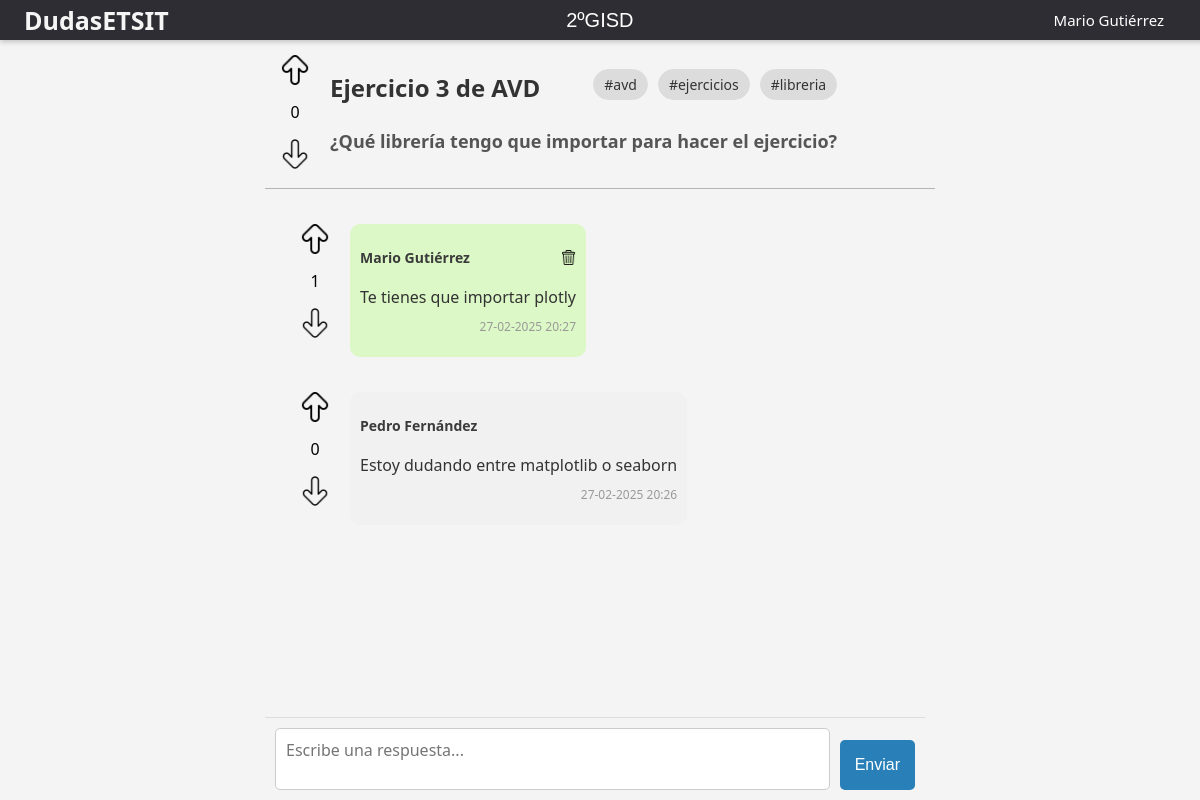
The app's page /2ºGISD/issue/2 (signed in) with its own data.
### app.py (models this page shows, shortened)
class User(UserMixin, db.Model):
    __tablename__ = 'user'
    id = db.Column(db.Integer, primary_key=True)
    username = db.Column(db.String(150), unique=True, nullable=False)
    password = db.Column(db.LargeBinary, nullable=False)
    email = db.Column(db.String(150), unique=True, nullable=False)
    messages = db.relationship('Message', backref=db.backref('user', lazy=True))
    group_id = db.Column(db.Integer, db.ForeignKey('group.id'), nullable=False)
    issues = db.relationship('Issue', backref=db.backref('user', lazy=True))

class Issue(db.Model):
    __tablename__ = 'issue'
    id = db.Column(db.Integer, primary_key=True)
    title = db.Column(db.String(150), nullable=False)
    description = db.Column(db.String(500))
    created_at = db.Column(db.DateTime, default=datetime.now())
    modified_at = db.Column(db.DateTime, default=datetime.now())
    resolved = db.Column(db.Boolean, default=False)
    user_id = db.Column(db.Integer, db.ForeignKey('user.id'), nullable=False)
    group_id = db.Column(db.Integer, db.ForeignKey('group.id'), nullable=False)
    votes = db.Column(db.Integer, default=0)
    voters = db.relationship('User', secondary='issue_votes', backref=db.backref('voted_issues', lazy=True))

class Tag(db.Model):
    __tablename__ = 'tag'
    id = db.Column(db.Integer, primary_key=True)
    name = db.Column(db.String(100), unique=True, nullable=False)
    issues = db.relationship('Issue', secondary='issue_tags', backref=db.backref('tags', lazy=True))

class Message(db.Model):
    __tablename__ = 'message'
    id = db.Column(db.Integer, primary_key=True)
    content = db.Column(db.String(500), nullable=False)
    votes = db.Column(db.Integer, default=0)
    created_at = db.Column(db.DateTime, default=datetime.now())
    user_id = db.Column(db.Integer, db.ForeignKey('user.id'), nullable=False)
    issue_id = db.Column(db.Integer, db.ForeignKey('issue.id', ondelete='CASCADE'), nullable=False)
    voters = db.relationship('User', secondary='message_votes', backref=db.backref('voted_messages', lazy=True))
    issue = db.relationship('Issue', backref=db.backref('message', lazy=True, cascade="all, delete-orphan"))

### app.py (the view, shortened to what this page needs)
@app.route('/<group>/issue/<id>', methods=['GET', 'POST'])
@login_required
def issue(group, id):
    issue = Issue.query.filter_by(id=id).first()
    user_issue_vote = IssueVotes.query.filter_by(user_id=current_user.id, issue_id=issue.id).first()
    groups = Group.query.with_entities(Group.name).all()
    if user_issue_vote:
        user_issue_vote = user_issue_vote.vote_type
    messages = Message.query.filter_by(issue_id=id).order_by(Message.created_at.asc()).options(joinedload(Message.user)).all()
    message_votes = {}
    for message in messages:
        upvotes = len([vote for vote in message.message_votes if vote.vote_type == 1])
        downvotes = len([vote for vote in message.message_votes if vote.vote_type == -1])
        total_votes = upvotes - downvotes
        message_votes[message.id] = total_votes
    sorted_messages = sorted(messages, key=lambda m: message_votes[m.id], reverse=True)
    user_votes = {}
    for message in sorted_messages:
        user_vote = MessageVotes.query.filter_by(user_id=current_user.id, message_id=message.id).first()
        if user_vote:
            user_votes[message.id] = user_vote.vote_type
        else:
            user_votes[message.id] = 0
    return render_template('issue.html', groups=groups, group=group, issue=issue, messages=sorted_messages, message_votes=message_votes, user_votes=user_votes, user_issue_vote=user_issue_vote)

### app.py (called while the page is built)
@login_manager.user_loader
def load_user(user_id):
    return User.query.get(int(user_id))

### templates/issue.html (shortened to what this page needs)
<!DOCTYPE html>
<html>
<head>
</head>
<body>
    <div class="top-bar">
        <h3 onclick="window.location.href='{{ url_for('home_get', group=group) }}'" class="title">DudasETSIT</h3>
        <select onchange="window.location.href='/' + this.value + '/home'">
            <optgroup label="GISD">
            {% for group_option in groups %}
                {% if 'GISD' in group_option[0] %}
                    <option value="{{ group_option[0] }}" {% if group_option[0] == group %}selected{% endif %}>
                        {{ group_option[0] }}
                    </option>
                {% endif %}
            {% endfor %}
            </optgroup>
        </select>
        <div class="user-info">
            <span id="username">{{ current_user.username }}</span>
        </div>
    </div>
    <div class="content-container">
        <div class="issue_and_answers">
            <div class="rating-and-issue">
                <div id="rating">
                    <img
                        {% if user_issue_vote == 1 %}
                            src="{{ url_for('static', filename='arrow-up-voted.png') }}"
                        {% else  %}
                            src="{{ url_for('static', filename='arrow-up.png') }}"
                        {% endif %}
                        onclick="location.href='{{ url_for('voteup_issue', group=group, issueid=issue.id) }}'"
                    >
                    <p id="votes-{{ issue.id }}">{{ issue.votes }}</p>
                    <img
                        {% if user_issue_vote == -1 %}
                            src="{{ url_for('static', filename='arrow-down-voted.png') }}"
                        {% else %}
                            src="{{ url_for('static', filename='arrow-down.png') }}"
                        {% endif %}
                        onclick="location.href='{{ url_for('votedown_issue', group=group, issueid=issue.id) }}'"
                    >
                </div>
                <div class="issue-container">
                    <div class="issue-header">
                        <h1>{{ issue.title }}</h1>
                        <div class="tags-container">
                            {% for tag in issue.tags %}
                                <span class="tag">#{{ tag.name }}</span>
                            {% endfor %}
                        </div>
                    </div>
                    <h2 id="description">{{ issue.description|safe }}</h2>
                </div>
            </div>
            <div id="answers-container">
                <div id="messages">
                    {% for message in messages %}
                        <div class="message-container">
                            <div id="rating">
                                <img
                                    {% if user_votes[message.id] == 1 %}
                                        src="{{ url_for('static', filename='arrow-up-voted.png') }}"
                                    {% else %}
                                        src="{{ url_for('static', filename='arrow-up.png') }}"
                                    {% endif %}
                                    {% if issue.resolved == False %}
                                        onclick="location.href='{{ url_for('voteup', group=group, id=issue.id, messageid=message.id) }}'"
                                    {% endif %}
                                >
                                <p id="votes-{{ message.id }}">{{ message.votes }}</p>
                                <img
                                    {% if user_votes[message.id] == -1 %}
                                        src="{{ url_for('static', filename='arrow-down-voted.png') }}"
                                    {% else %}
                                        src="{{ url_for('static', filename='arrow-down.png') }}"
                                    {% endif %}
                                    {% if issue.resolved == False %}
                                        onclick="location.href='{{ url_for('votedown', group=group, id=issue.id, messageid=message.id) }}'"
                                    {% endif %}
                                >
                            </div>
                            <div id="message" class="{{ 'sent' if message.user.username == current_user.username else 'received' }}">
                                <div class="message-header">
                                    <p class="username">{{ message.user.username }}</p>
                                    {% if current_user.id == message.user_id %}
                                        <img src="{{ url_for('static', filename='bin.png') }}" onclick="deleteMessage('{{ message.id }}')"></img>
                                    {% endif %}
                                </div>
                                <p class="content">{{ message.content|safe }}</p>
                                <p class="date">{{ message.created_at.strftime('%d-%m-%Y %H:%M') }}</p>
                            </div>
                        </div>
                    {% endfor %}
                </div>
            </div>
        </div>
        <div class="input-container">
            {% if issue.resolved == False %}
                <textarea id="new-message" placeholder="Escribe una respuesta..." oninput="adjustHeight(this)"></textarea>
                <button onclick="sendMessage()">Enviar</button>
            {% elif issue.resolved == True %}
                <input type="text" id="new-message" placeholder="Esta duda ha sido resuelta" readonly>
            {% endif %}
        </div>
    </div>
</body>
</html>

### templates/issue.html (style rules this page uses)
body { font-family: 'Segoe UI', Tahoma, Geneva, Verdana, sans-serif; background-color: #f4f4f4; margin: 0; padding: 0; display: flex; flex-direction: column; height: 100vh; overflow-x: hidden; }
.top-bar { display: flex; justify-content: space-between; align-items: center; background-color: #2d2d33; color: #f5f5f5; position: fixed; top: 0; width: 100%; height: 40px; z-index: 8; left: 0; padding: 0 2%; box-shadow: 0 2px 5px rgba(0, 0, 0, 0.2); }
.title { font-size: 25px; font-weight: bold; cursor: pointer; }
.user-info { font-size: 15px; margin-right: 5%; position: relative; }
.user-info span { color: white; }
select { padding: 10px; font-size: 20px; background-color: transparent; color: white; border: none; outline: none; appearance: none; cursor: pointer; transition: background-color 0.3s ease, border 0.3s ease; }
optgroup { font-weight: bold; font-size: 16px; color: #333; }
option { font-size: 16px; padding: 10px; background-color: #fff; color: #333; border: none; cursor: pointer; transition: background-color 0.3s ease; }
select option:checked { background-color: #d48434; color: #fff; }
.issue_and_answers { overflow-y: auto; }
.rating-and-issue { display: flex; gap: 20px; margin-top: 40px; color: black; padding: 15px; background-color: #f4f4f4; border-bottom: 1.2px solid #b5b3b3; }
.issue-header { display: flex; justify-content: space-between; align-items: center; gap: 20px; }
.tags-container { display: flex; gap: 10px; flex-wrap: wrap; }
.tag { background-color: #dddcdc; padding: 5px 10px; border-radius: 20px; font-size: 14px; color: #333; border: 1px solid #ddd; cursor: pointer; }
.issue-container h1 { font-size: 24px; color: #333; margin-bottom: 10px; word-wrap: break-word; }
.issue-container h2 { font-size: 18px; color: #555; margin-bottom: 20px; word-wrap: break-word; max-width: 600px; }
#answers-container { flex: 1; padding: 15px; background-color: #f4f4f4; margin-bottom: 80px; }
#messages { width: 100%; max-width: 600px; margin: 0 auto; padding: 20px; display: flex; flex-direction: column; gap: 20px; }
.message-container { display: flex; gap: 20px; }
#rating { display: flex; flex-direction: column; height: 80px; align-items: center; }
#rating img { max-height: 30px; width: auto; }
#message { display: flex; flex-direction: column; margin-bottom: 15px; padding: 10px; border-radius: 10px; position: relative; }
.sent { background-color: #dcf8c6; width: fit-content; }
.received { background-color: #f1f1f1; width: fit-content; }
.message-header { display: flex; justify-content: space-between; gap: 20px; align-items: center; }
.username { font-weight: bold; font-size: 14px; color: #3b3b3b; }
.message-header img { margin: 0; width: 15px; cursor: pointer; }
.content { font-size: 16px; color: #333; margin: 5px 0; word-wrap: break-word; word-break: break-word; }
.date { font-size: 12px; color: #999; margin-top: 5px; text-align: right; }
.input-container { position: fixed; display: flex; padding: 10px; border-top: 1px solid #ddd; bottom: 0; z-index: 10000; width: 640px; background-color: #f4f4f4; align-items: flex-end; }
textarea { font-family: 'Segoe UI', Tahoma, Geneva, Verdana, sans-serif; flex: 1; padding: 10px; border: 1px solid #ccc; border-radius: 5px; outline: none; font-size: 16px; resize: none; overflow-y: auto; height: 40px; max-height: 150px; }
button { background-color: #2980b9; color: white; border: none; padding: 10px 15px; margin-left: 10px; border-radius: 5px; cursor: pointer; font-size: 16px; transition: background 0.3s; height: 50px; }

### records on screen
User: username "Mario Gutiérrez"
Issue: votes "0", title "Ejercicio 3 de AVD", description "¿Qué librería tengo que importar para hacer el ejercicio?"
Tag: name "avd"
Tag: name "ejercicios"
Tag: name "libreria"
Message: votes "1", user.username "Mario Gutiérrez", content "Te tienes que importar plotly", created_at "27-02-2025 20:27"
Message: votes "0", user.username "Pedro Fernández", content "Estoy dudando entre matplotlib o seaborn", created_at "27-02-2025 20:26"

### other values on screen
form field value "2ºGISD"
